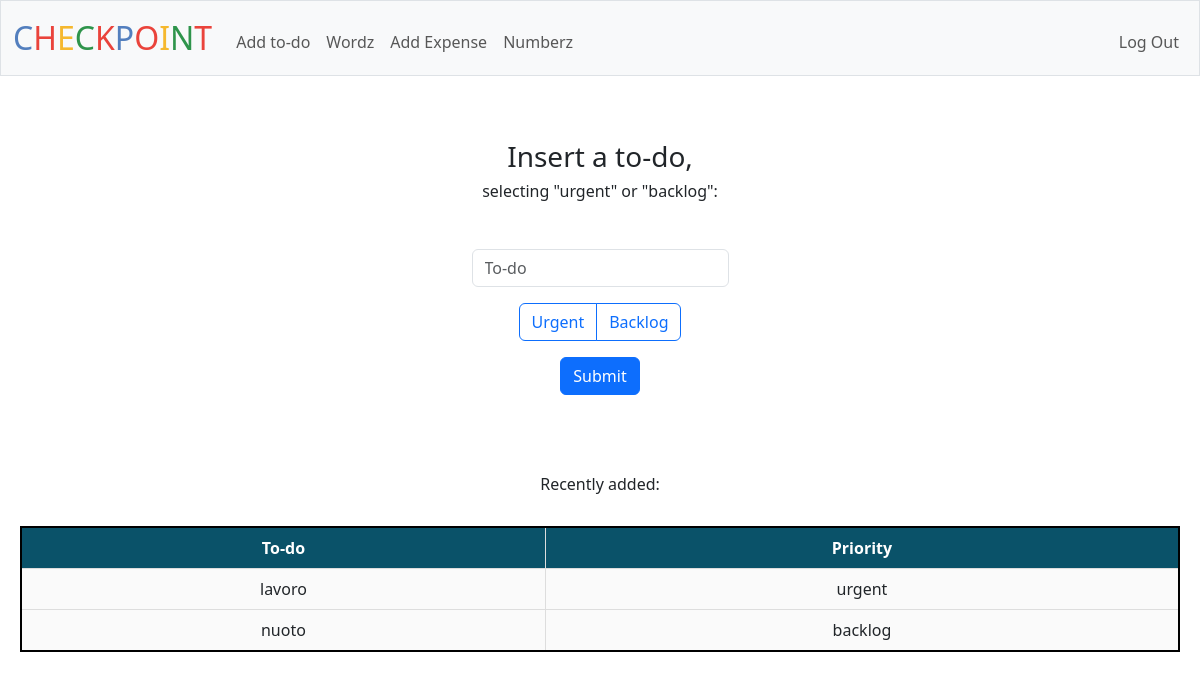
Screenshot of /todo (signed in) with the database file from the repository.
### tables this page shows
CREATE TABLE "todos" (
id INTEGER PRIMARY KEY AUTOINCREMENT NOT NULL,
username TEXT,
category TEXT,
item TEXT,
status TEXT,
timedate DATETIME DEFAULT CURRENT_TIMESTAMP,
FOREIGN KEY (username) REFERENCES users(username)
);

### app.py (the view)
@app.route("/todo", methods=["GET", "POST"])
@login_required
def todo():
    if request.method == "POST":
        todo=request.form.get("todo")
        prio=request.form.get("prio")
        if not todo or not prio:
            flash("Missing information. Try Again")
            return redirect("/todo")
        if db.execute("SELECT * FROM todos WHERE username = ? AND item = ?", session["username"], todo):
            flash("This todo already exists. Try Again")
            return redirect("/todo")
        db.execute("INSERT INTO todos (username, category, item, status) VALUES (?,?,?,?)",session["username"], prio, todo, "open")
        return redirect("/todo")
    else: #if GET mando html
        todo_history = db.execute("SELECT item, category FROM todos WHERE username = ? LIMIT 5", session["username"])
        return render_template("todo.html", todo_history=todo_history)

### app.py (called while the page is built)
@app.after_request
def after_request(response):
    response.headers["Cache-Control"] = "no-cache, no-store, must-revalidate"
    response.headers["Expires"] = 0
    response.headers["Pragma"] = "no-cache"
    return response

### helpers.py (called while the page is built)
def login_required(f):
    @wraps(f)
    def decorated_function(*args, **kwargs):
        if session.get("user_id") is None:
            return redirect("/login")
        return f(*args, **kwargs)
    return decorated_function

### templates/todo.html (shortened to what this page needs)
{% extends "layout.html" %}
{% block main %}
<p>
    <h3> Insert a to-do,</h3>
    <h6> selecting "urgent" or "backlog":</h6><br>
</p>
<form action="/todo" method="post">
    <div class="mb-3">
        <input autocomplete="off" autofocus class="form-control mx-auto w-auto" name="todo" placeholder="To-do" type="text">
    </div>
    <div class="mb-3 btn-group" role="group">
        <label class="btn btn-outline-primary" for="urgent">Urgent</label>
        <label class="btn btn-outline-primary" for="backlog">Backlog</label>
    </div>
    <div class="mb-3">
        <button class="btn btn-primary" type="submit">Submit</button>
    </div>
</form>
    <p>
        <br><br></vr><h6>Recently added:</h6>
    </p>
    <table>
        <tr>
            <th>To-do</th>
            <th>Priority</th>
        </tr>
        {% for row in todo_history %}
        <tr>
            <td>{{ row.item }}</td>
            <td>{{ row.category }}</td>
        </tr>
        {% endfor %}
    </table>
{% endblock %}

### static/styles.css (style rules this page uses)
table { margin-top: 2rem; margin-bottom: 3rem; margin-left: auto; margin-right: auto; border: 2px solid black; border-collapse: collapse; background-color: #FAFAFA; }
td, th { border: 1px solid black; padding: 8px; text-align: center; }
th { background-color: #0A5269; color: white; }
table { width: 100%; border-collapse: collapse; }
table th, table td { border: 1px solid #ddd; padding: 8px; }

### rows the page displays
todos: item "lavoro", category "urgent"
todos: item "nuoto", category "backlog"
